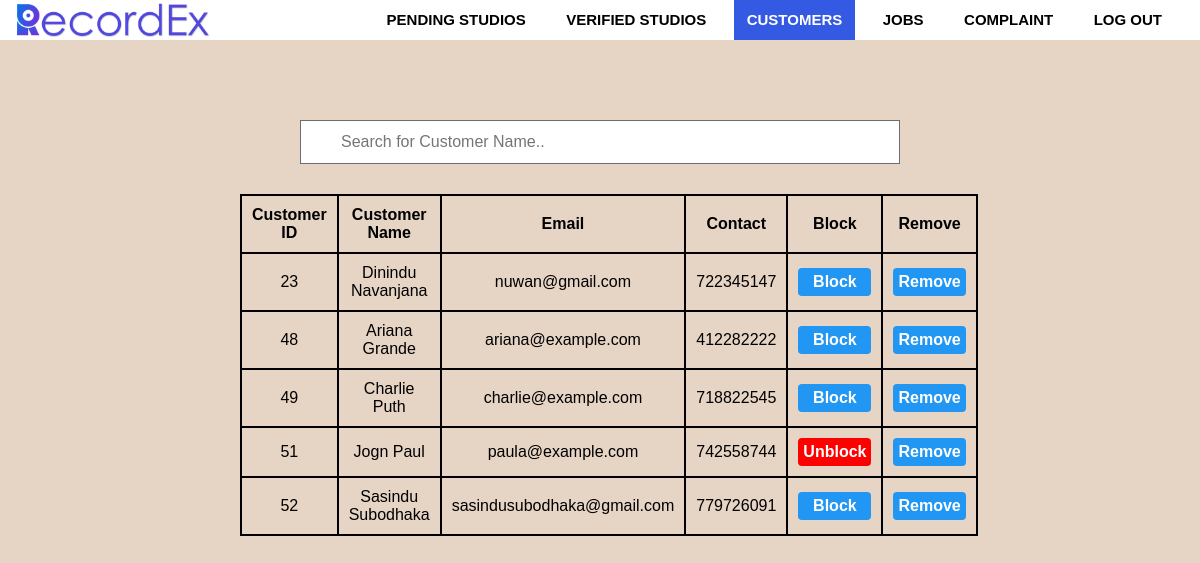
The page /admin/customers.php on the database as committed earlier.
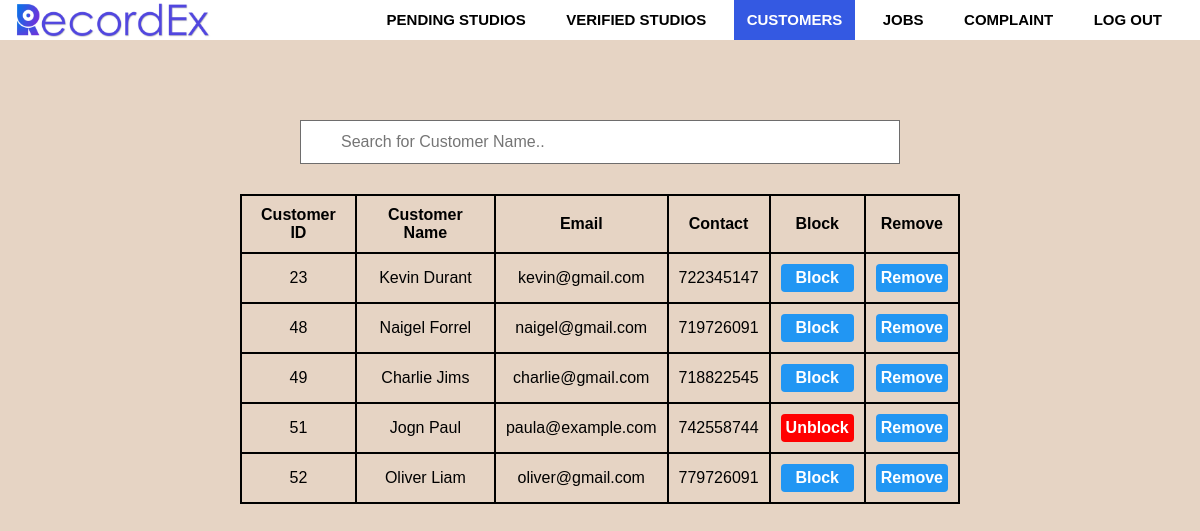
The same page on the database as committed later.
### tables this page shows
CREATE TABLE `customer` (
  `c_id` int(6) NOT NULL,
  `first_name` varchar(60) NOT NULL,
  `last_name` varchar(60) NOT NULL,
  `email` varchar(60) NOT NULL,
  `tele_no` int(10) NOT NULL,
  `password` varchar(60) NOT NULL,
  `email_verified` tinyint(1) NOT NULL DEFAULT '0',
  `blocked` int(1) NOT NULL DEFAULT '0',
  `image` varchar(500) NOT NULL,
  `status` varchar(10) NOT NULL DEFAULT 'Active now'
);

### admin/customers.php (the view, shortened to what this page needs)
<?php
require_once('../inc/connection.php');
?>
<?php
  if(!isset($_GET['errors'])){
    $query = "SELECT * FROM customer WHERE email_verified = 1";
    $result_set = mysqli_query($connection,$query);
    if($result_set){
      if(mysqli_num_rows($result_set)==0){
        header('Location: customers.php?error=There are no verified customers.');
      }
      else{
        $table = "<table style='max-width:60%;' id='customers'>";
        $table .= "<tr><th>Customer ID</th><th>Customer Name</th><th>Email</th><th>Contact</th><th>Block</th><th>Remove</th></tr>";
        while($record =mysqli_fetch_assoc($result_set)){
          $table .= "<tr>";
          $table .= "<td>".$record['c_id']."</td>";
          $table .= "<td>".$record['first_name']." ".$record['last_name']."</td>";
          $table .= "<td>".$record['email']."</td>";
          $table .= "<td>".$record['tele_no']."</td>";
          if($record['blocked']==0){
            $table .= "<td>"."<form action=customers.php?cust_block=$record[c_id] method='post' ><button type='submit'>Block</button></form>"."</td>";
          }
          else{
            $table .= "<td>"."<form action=customers.php?cust_unblock=$record[c_id] method='post' ><button style='background-color:red;' type='submit'>Unblock</button></form>"."</td>";
          }
          $table .= "<td>"."<button type='submit' onclick='removeme($record[c_id])'>Remove</button>"."</td>";
          $table .= "</tr>";
        }
      }
    }
  }
?>
<!DOCTYPE html>
<html>
<head>
   <link rel="stylesheet" type="text/css" href="css/admin.css">
   <?php require_once('inc/navbar.php'); ?>
</head>
<body>
<div class="row">
<input type="text" id="myInput" onkeyup="myFunction()" placeholder="Search for Customer Name.." title="Type in a Name">
    <?php
         if(isset($_GET['error'])){
            echo '<div class="error">';
               echo $_GET['error'];
            echo '</div>';
           }
           else{
            echo $table;
           }
    ?>
</div>
</body>
</html>

### admin/inc/navbar.php (shortened to what this page needs)
<head>
  </head>
   <nav>
      <a class="logo" href="../view/home.php"><img src="../inc/logo3.png"></a>
      <ul>
      <?php $filename=basename($_SERVER['PHP_SELF'])?>
        <li><a href="adminhome.php" <?php if($filename=='adminhome.php') echo "class=active"?>>pending studios</a></li>
        <li><a href="verified.php" <?php if($filename=='verified.php') echo "class=active"?>>Verified studios</a></li>
        <li><a href="customers.php" <?php if($filename=='customers.php') echo "class=active"?>>Customers</a></li>
        <li><a href="jobs.php" <?php if($filename=='jobs.php') echo "class=active"?>>Jobs</a></li>
        <li><a href="complaint.php" <?php if($filename=='complaint.php') echo "class=active"?>>Complaint</a></li>
        <li><a href="logout.php" <?php if($filename=='logout.php') echo "class=active"?>>Log out</a></li>
      </ul>
    </nav>
  </body>
</html>

### admin/css/admin.css (style rules this page uses)
body { margin: 0; padding: 0; font-family: Arial, Helvetica, sans-serif; background-color: rgb(230, 212, 196); height:100vh; overflow:inherit; }
.row { width: 100%; position: absolute; top:15%; display:block; }
input { background-position: 10px 10px; background-repeat: no-repeat; width: 50%; font-size: 16px; padding: 12px 20px 12px 40px; border: 1px solid rgb(110, 109, 109); margin-bottom: 30px; margin-left: auto; margin-right: auto; display: block; }
button { width: 100%; padding: 5px; box-sizing: border-box; border-radius: 4px; background: #2196F3; color: white; font-weight: bold; font-size: 16px; border:none; cursor: pointer; background-position: 10px 10px; }
table { border-collapse : collapse; max-width: 95%; margin-left: auto; margin-right: auto; display: block; }
td,th { border: 2px solid black; text-align:center; padding: 10px; }

### admin/inc/navbar.php (style rules this page uses)
* { padding: 0; margin: 0; text-decoration: none; list-style: none; box-sizing: border-box; }
nav { background-color: white; height: 40px; width: 100%; position:fixed; overflow: hidden; z-index:1; }
nav ul { float: right; margin-right: 20px; }
nav ul li { display: inline-block; line-height: 40px; margin: 0 5px; }
nav ul li a { font-family: sans-serif; color:black; font-size: 15px; padding: 12px 13px; text-transform: uppercase; font-weight: bold; }
a.logo { line-height: 40px; padding-left: 15px; }
a.logo img { height: 40px; }
a.active { background-color: #3459e2; color: white; }

Rows that differ between the two databases and show on the page:
changed customer id 23: first_name "Dinindu" → "Kevin"; last_name "Navanjana" → "Durant"; email "nuwan@gmail.com" → "kevin@gmail.com"
changed customer id 48: first_name "Ariana" → "Naigel"; last_name "Grande" → "Forrel"; email "ariana@example.com" → "naigel@gmail.com"; tele_no "412282222" → "719726091"
changed customer "Charlie": last_name "Puth" → "Jims"; email "charlie@example.com" → "charlie@gmail.com"
changed customer id 52: first_name "Sasindu" → "Oliver"; last_name "Subodhaka" → "Liam"; email "sasindusubodhaka@gmail.com" → "oliver@gmail.com"
